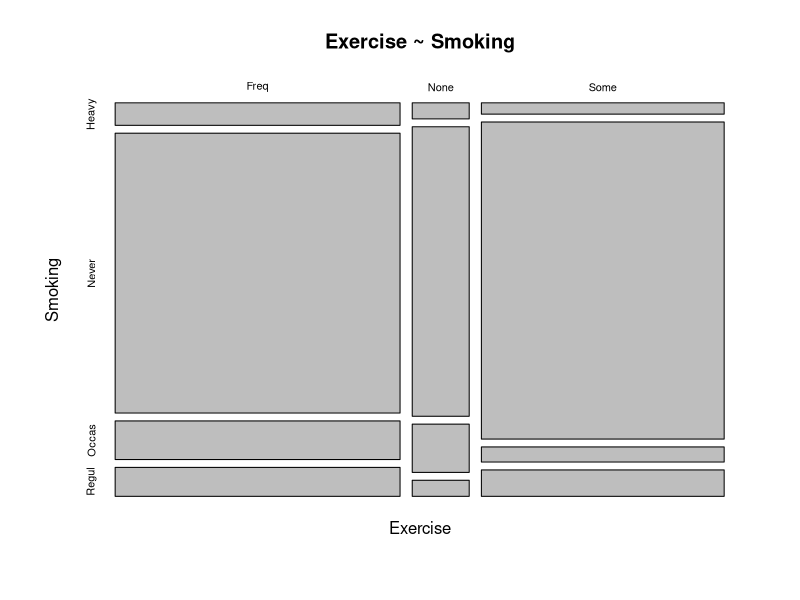
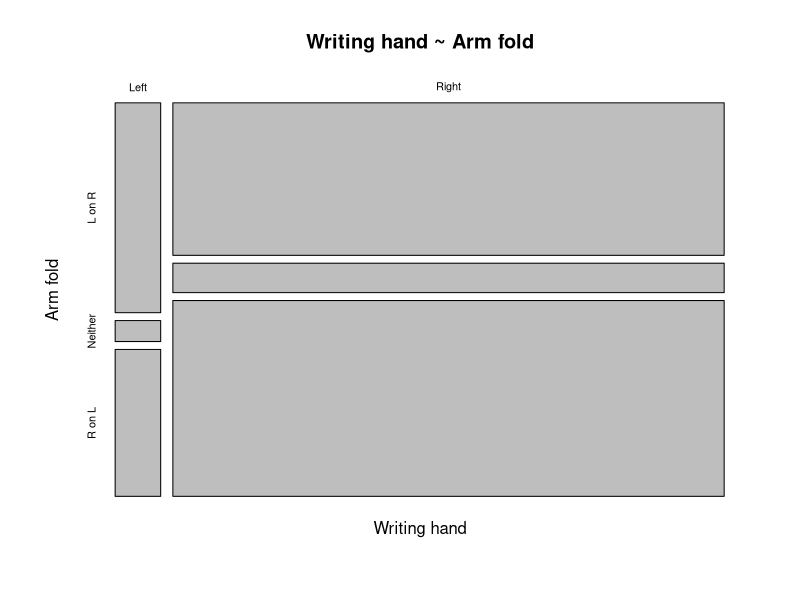
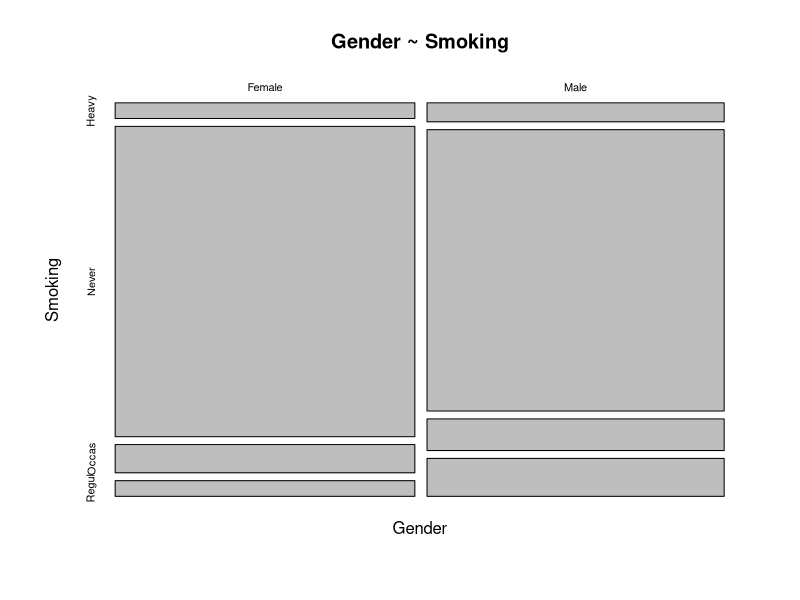
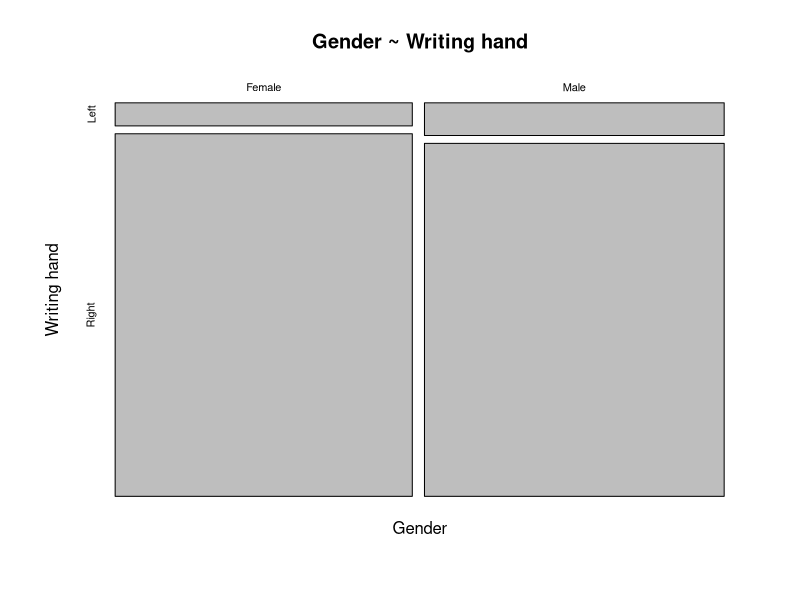

Here is the R script that generated these plots, in order:
library(MASS)
# View(survey)

analyze <- function(x, y, xlab = "x", ylab = "y") {
  title <- paste(xlab, ylab, sep = " ~ ")
  writeLines(
    c(
      "\n==============================",
      title, 
      "==============================\n"
    )
  )
  
  # Frequency table
  t <- table(x, y, dnn = c(xlab, ylab))
  
  print(ftable(t)) # show table
  writeLines("\n")
  print(summary(t)) # show sumarry
  
  p <- mosaicplot(t, main = title) # show graph
  
  chisq.res <- chisq.test(t, correct = FALSE) # calculate chi-square
  
  a <- 0.05
  X2 <- chisq.res$statistic
  df <- chisq.res$parameter
  g <- qchisq(1 - a, df = df)
  
  if(X2 < g) {
    result <- "accept H0"
  } else {
    result <- "reject H0"
  }
  
  # Besluit:
  writeLines(
    c(
      "",
      sprintf("Chi² = %f", X2),
      sprintf("g    = %f", g),
      "",
      sprintf("    => %s", result)
    )
  )
}

r1 <- with(survey, analyze(Exer, Smoke, "Exercise", "Smoking"))
r2 <- with(survey, analyze(W.Hnd, Fold, "Writing hand", "Arm fold"))
r3 <- with(survey, analyze(Sex, Smoke, "Gender", "Smoking"))
r4 <- with(survey, analyze(Sex, W.Hnd, "Gender", "Writing hand"))